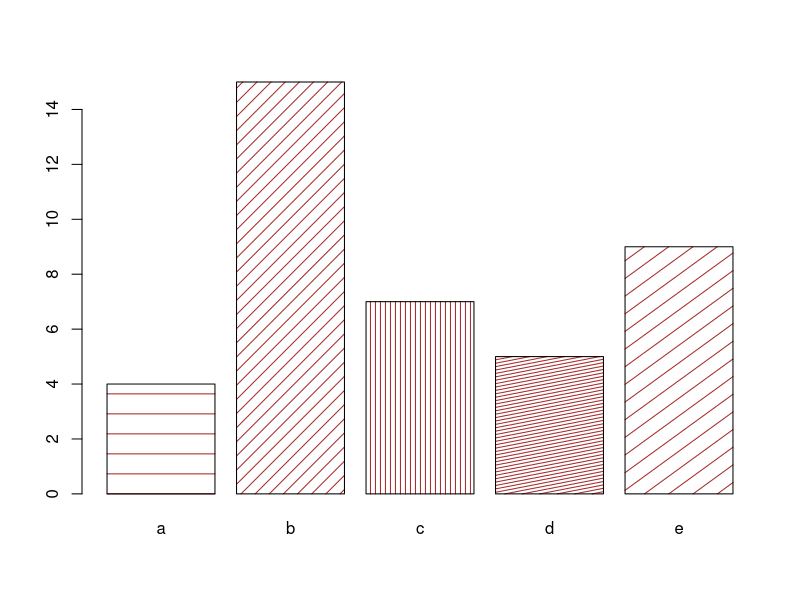

The R source for this figure:
# create dummy data
data <- data.frame(
  name=letters[1:5],
  value=sample(seq(4,15),5)
)

# barplot
barplot( height=data$value, names=data$name , density=c(5,10,20,30,7) , angle=c(0,45,90,11,36) , col="brown"   )
